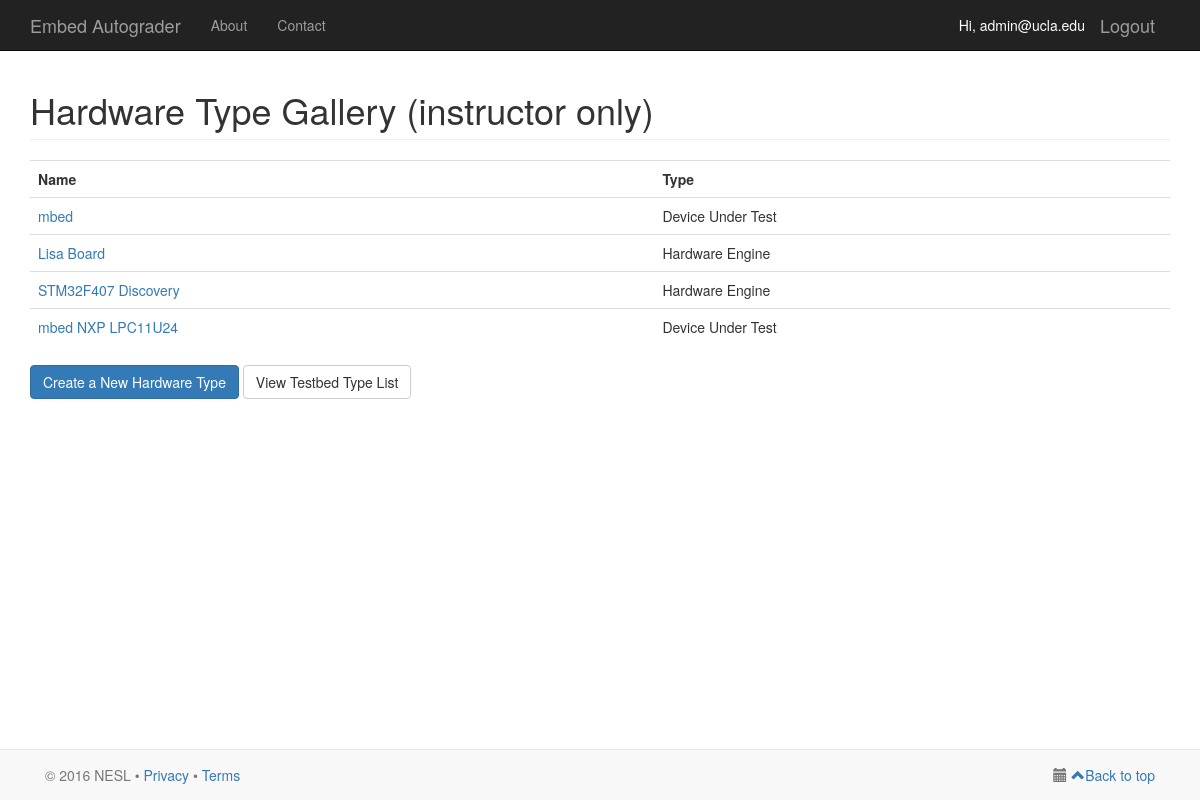
The page /hardware-type-list/ (signed in) on the database its author committed.
### serapis/models.py (models this page shows)
class HardwareType(models.Model):
    HARDWARE_ENGINE = 0
    DEVICE_UNDER_TEST = 1
    HARDWARE_ROLES = (
        (HARDWARE_ENGINE, 'Hardware Engine'),
        (DEVICE_UNDER_TEST, 'Device Under Test'),
    )
    name = models.CharField(max_length=50)
    pinout = models.FileField(upload_to='uploaded_files')
    link_to_manual = models.URLField()
    hardware_role = models.IntegerField(choices=HARDWARE_ROLES)

### serapis/views.py (the view)
# urls.py: url(r'^hardware-type-list/$', views.hardware_type_list, name='hardware-type-list'),
@login_required(login_url='/login/')
def hardware_type_list(request):
    username = request.user
    user = User.objects.filter(username=username)[0]
    user_profile = UserProfile.objects.filter(user=user)[0]
    if not user_profile.user_role == user_profile.ROLE_SUPER_USER and not user_profile.user_role == user_profile.ROLE_INSTRUCTOR and not user_profile.user_role == user_profile.ROLE_TA:
        return HttpResponse("Not enough privilege")
    hardware_type_list = HardwareType.objects.all()
    template_context = {
            'myuser': request.user,
            'user_profile': user_profile,
            'hardware_type_list': hardware_type_list,
    }
    return render(request, 'serapis/hardware_type_list.html', template_context)

### serapis/templates/serapis/hardware_type_list.html (shortened to what this page needs)
{% extends 'serapis/base.html' %}
{% load staticfiles %}
{% block content %}
    <div class="container">
        <h1 class="page-header">Hardware Type Gallery (instructor only)</h1>
        {% if not hardware_type_list %}
            <p>No hardware type has been specified.</p>
        {% else %}
            <div class="table-responsive">
            <table class="table table-hover">
                <tr>
                    <th>Name</th>
                    <th>Type</th>
                </tr>
                {% for hardware_type in hardware_type_list %}
                <tr>
                    <td><a href="{% url 'hardware-type' hardware_type.id %}">{{hardware_type.name}}</a></td>
                    <td>{{ hardware_type.get_hardware_role_display }}</td>
                </tr>
                {% endfor %}
            </table>
            </div>
        {% endif %}
        <p>
            <a href="{% url 'create-hardware-type' %}" class="btn btn-primary">Create a New Hardware Type</a>
            <a href="{% url 'testbed-type-list' %}" class="btn btn-default">View Testbed Type List</a>
        </p>
    </div>
{% endblock %}

### serapis/templates/serapis/base.html (shortened to what this page needs)
{% load staticfiles %}
<!DOCTYPE html>
<html lang="en">
    <head>
        <link href="{% static 'bootstrap/css/bootstrap.min.css' %}" rel="stylesheet">
        <link href="{% static 'bootstrap/css/bootstrap-datetimepicker.css' %}" rel="stylesheet">
        <link href="http://code.jquery.com/ui/1.11.1/themes/smoothness/jquery-ui.css" rel="stylesheet">
        <link rel="stylesheet" href="//maxcdn.bootstrapcdn.com/font-awesome/4.3.0/css/font-awesome.min.css">
    </head>
    <body>
        <nav class="navbar navbar-inverse navbar-fixed-top" role="navigation">
            <div class="container">
                <div class="navbar-header">
                    <a class="navbar-brand" href="{% url 'homepage' %}">Embed Autograder</a>
                </div>
                {% if myuser.is_authenticated %}
                    <a href="{% url 'logout' %}" class="navbar-brand pull-right">Logout</a>
                    <span class="navbar-brand pull-right" style="font-size:14px; color:white">Hi, {{ myuser.username }}</span>
                {% endif %}
                <div class="collapse navbar-collapse">
                    <ul class="nav navbar-nav">
                        <li><a href="#">About</a></li>
                        <li><a href="#">Contact</a></li>
                    </ul>
                </div>
            </div>
        </nav>
        {% block content %}
        {% endblock %}
        <div class="navbar navbar-default navbar-fixed-bottom">
        <div class="container">
            <p class="navbar-text pull-left">© 2016 NESL •
                <a href="http://nesl.ee.ucla.edu/privacy">Privacy</a>
                <span>•</span>
                <a href="http://nesl.ee.ucla.edu/terms">Terms</a>
            </p>
            <div class="navbar-text pull-right">
                <i class="glyphicon glyphicon-calendar" aria-hidden="true"></i>
                <a href="#Top"><span class="glyphicon-class glyphicon glyphicon-chevron-up"></span>Back to top</a>
            </div>
        </div>
    </body>
</html>

### serapis/templates/serapis/base.html (style rules this page uses)
body { padding-top: 50px; padding-bottom: 70px; }

### rows shown on the page
HardwareType: name "mbed", hardware_role "Device Under Test"
HardwareType: name "Lisa Board", hardware_role "Hardware Engine"
HardwareType: name "STM32F407 Discovery", hardware_role "Hardware Engine"
HardwareType: name "mbed NXP LPC11U24", hardware_role "Device Under Test"

### other values the page prints
{{ myuser.username }} "admin@ucla.edu"
